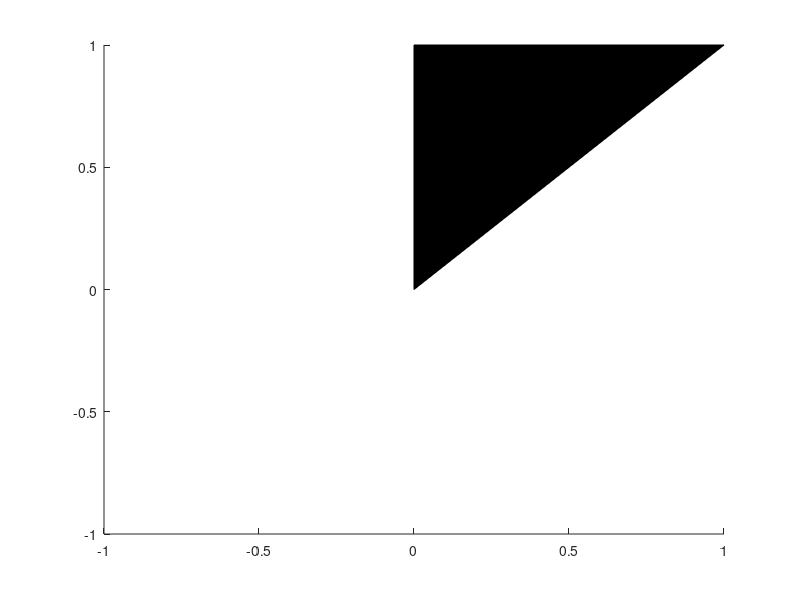

Write MATLAB code to recreate this figure. (Note: this script raises an error after producing the figure.)
function h = patch(varargin)
%% wrapper for the original patch function
currentFolder = pwd; % save current folder
cd([matlabroot '\toolbox\matlab\specgraph']) %go to matlab folder
try
  h = patch(varargin{:}); % call original function
  akZoom();
  cd(currentFolder) % go back to current folder
catch err
  cd(currentFolder) % go back to current folder
  rethrow(err)
end

% suppress output if not needed
if nargout == 0
  clear h;
end